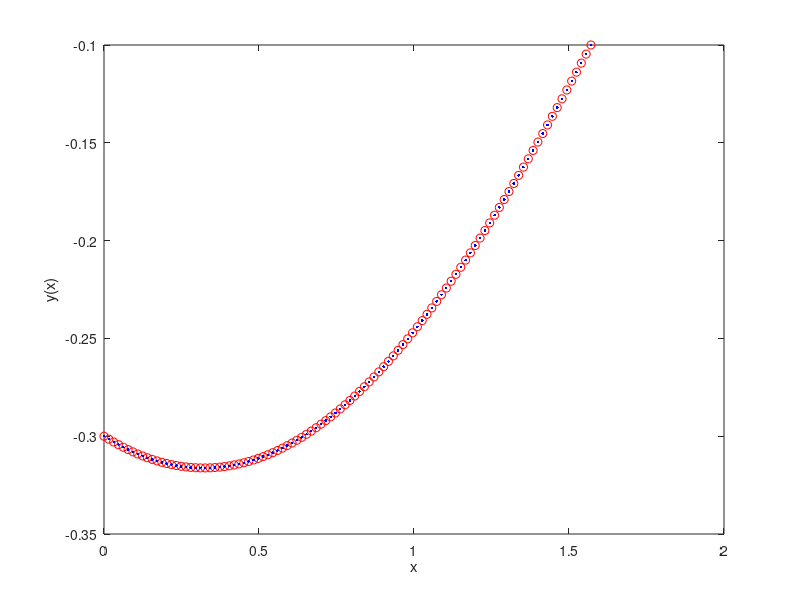
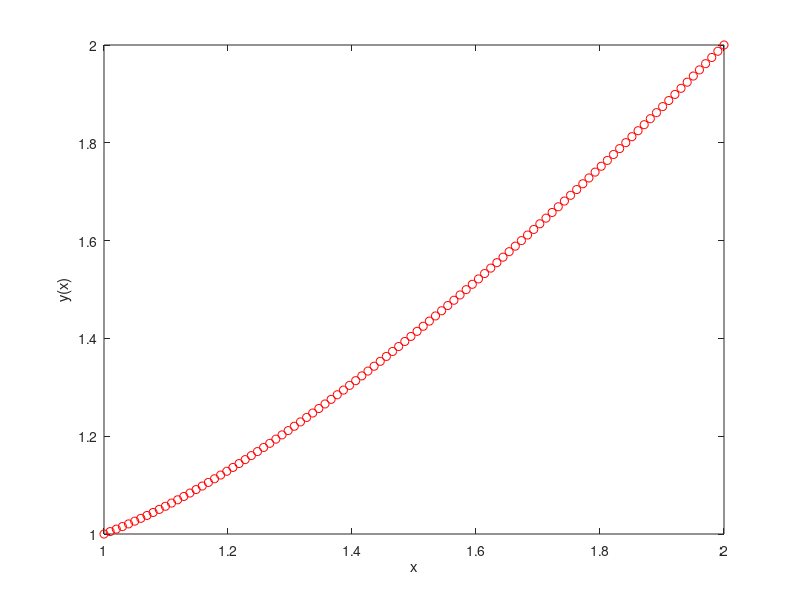

These figures' MATLAB source, in order:
 % Clase del 23/8/2024
 %Por Gabriel Alvarez derechos de Autor
%{
Marca de agua
                      ,-'`\
                  _,"'    j
           __....+       /               .
       ,-'"             /               ; `-._.'.
      /                (              ,'       .'
     |            _.    \             \   ---._ `-.
     ,|    ,   _.'  Y    \             `- ,'   \   `.`.
     l'    \ ,'._,\ `.    .              /       ,--. l
  .,-        `._  |  |    |              \       _   l .
 /              `"--'    /              .'       ``. |  )
.\    ,                 |                .        \ `. '
`.                .     |                '._  __   ;. \'
  `-..--------...'       \                  `'  `-"'.  \
      `......___          `._                        |  \
               /`            `..                     |   .
              /|                `-.                  |    L
             / |               \   `._               .    |
           ,'  |,-"-.   .       .     `.            /     |
         ,'    |     '   \      |       `.         /      |
       ,'     /|       \  .     |         .       /       |
     ,'      / |        \  .    +          \    ,'       .'
    .       .  |         \ |     \          \_,'        / j
    |       |  L          `|      .          `        ,' '
    |    _. |   \          /      |           .     .' ,'
    |   /  `|    \        .       |  /        |   ,' .'
    |   ,-..\     -.     ,        | /         |,.' ,'
    `. |___,`    /  `.   /`.       '          |  .'
      '-`-'     j     ` /."7-..../|          ,`-'
                |        .'  / _/_|          .
                `,       `"'/"'    \          `.
                  `,       '.       `.         |
             __,.-'         `.        \'       |
            /_,-'\          ,'        |        _.
             |___.---.   ,-'        .-':,-"`\,' .
                  L,.--"'           '-' |  ,' `-.\
                                        `.' 
%}
 %Ecuaciones Diferenciales

%Continuación clase 3, 23/8/24
%Ecuación a resolver y'' = y' + 2y + cos(x)
N = 100;
a = 0;
b = pi/2;
y0 = -0.3;
yN = -0.1;
p = @(x) 1;
q = @(x) 2;
r = @(x) cos(x);
h = (b-a)/(N+1);
x = (a:h:b)';

%Completar la matriz A:
A = zeros(N,N);
for i=1:N
    A(i,i) = (2+h^2*q(x(i+1)));
end
%spy(A) % Para mostrar la matriz
for i=1:N-1
    A(i,i+1) = -(1-(h/2)*p(x(i+1)));
    A(i+1,i) = -(1+(h/2)*p(x(i+1)));
end

%Completar el vector b
b = zeros(N,1);
b(1) = (1+(h/2)*p(x(2)))*y0-h^2*r(x(2));
for i=2:N-1
    b(i) = -h^2*r(x(i+1));
end
b(N) = (1-(h/2)*p(x(N+1)))*yN-h^2*r(x(N+1));
%Resolver el sistema A*y = b

y = A\b;
y = [y0;y;yN]; %Para incluir las condiciones frontera de los extremos
ya = @(x) -(1/10).*(sin(x)+3.*cos(x));
figure(1)
plot(x,y,'or')
hold on;
plot(x,ya(x), '.b');
hold off;
ylabel('y(x)');
xlabel('x')

%%%%%%%%%%%%%%%%%%%%%%%%%%%%%%%%%

% Ahora resolvemos y''= (-2/x)y' + (2/x^2)y + sin(log(x))/x^2
%Condiciones
a = 1;
b = 2;
y0 = 1;
yN = 2;
p = @(x) (-2/x);
q = @(x) (2/x^2);
r = @(x) sin(log(x))/x^2;
h = (b-a)/(N+1);
x = (a:h:b)';

%Completar la matriz A:
A = zeros(N,N);
for i=1:N
    A(i,i) = (2+h^2*q(x(i+1)));
end

for i=1:N-1
    A(i,i+1) = -(1-(h/2)*p(x(i+1)));
    A(i+1,i) = -(1+(h/2)*p(x(i+1)));
end

%Completar el vector b
b = zeros(N,1);
b(1) = (1+(h/2)*p(x(2)))*y0-h^2*r(x(2));
for i=2:N-1
    b(i) = -h^2*r(x(i+1));
end
b(N) = (1-(h/2)*p(x(N+1)))*yN-h^2*r(x(N+1));

%Resolver el sistema A*y = b
y = A\b;
y = [y0;y;yN]; %Para incluir las condiciones iniciales
figure(2)
plot(x,y,'or')
ylabel('y(x)');
xlabel('x')
%NOTA:  Hacer función de este metodo